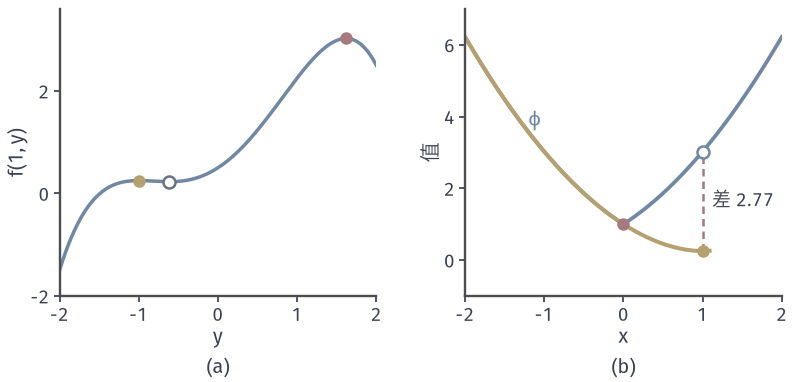

Write Python code to recreate this figure.
from pathlib import Path
import sys
for _p in Path(__file__).resolve().parents:
    if (_p/"minimax-common").is_dir(): sys.path.insert(0, str(_p/"minimax-common")); break
from mm_fig import *
HERE = Path(__file__).resolve().parent
# f(x,y)=x^2/2+xy+y^2-y^4/4 on Y=[-2,2]: local versus global response.
f = lambda x, y: .5*x**2+x*y+y**2-.25*y**4
fig, axes = figure(width_mm=112, height_mm=54, ncols=2)
panels(fig, .075, .985, .975, .225, .28)
y = np.linspace(-2, 2, 800); ax = axes[0]; setup(ax, (-2, 2), (-2, 3.6), (-2, -1, 0, 1, 2), (-2, 0, 2), xl='$y$', yl='$f(1,y)$')
ax.plot(y, f(1, y), color=BLUE, lw=1.4)
gr = (1+5**.5)/2
dot(ax, (gr, f(1, gr))); dot(ax, (-1, f(1, -1)), YELLOW); hollow(ax, (1-gr, f(1, 1-gr)))
ax = axes[1]; x = np.linspace(-2, 2, 500); Yg = np.linspace(-2, 2, 4001)
phi = np.array([f(v, Yg).max() for v in x]); setup(ax, (-2, 2), (-1, 7), (-2, -1, 0, 1, 2), (0, 2, 4, 6), yl='值')
ax.plot(x, phi, color=BLUE, lw=1.5)
yb = np.linspace(-2, -np.sqrt(2/3), 500); xb = yb**3-2*yb; keep = xb >= -2
ax.plot(xb[keep], f(xb[keep], yb[keep]), color=YELLOW, lw=1.6)
dot(ax, (0, 1)); dot(ax, (1, .25), YELLOW); hollow(ax, (1, f(1, gr)), BLUE)
ax.plot([1, 1], [.25, f(1, gr)], color=RED, lw=1.0, ls=(0, (3, 2)))
ax.text(1.12, 1.5, '差 2.77', color=INK, fontsize=7.5)
ax.text(-1.2, 3.75, r'$\phi$', color=BLUE)
tags(fig, axes)
save(fig, HERE, 'figure', {'f': 'x^2/2+xy+y^2-y^4/4', 'Y': '[-2,2]'})
print(f(1, gr), f(1, -1), f(1, 1-gr), f(1, gr)-f(1, -1))
